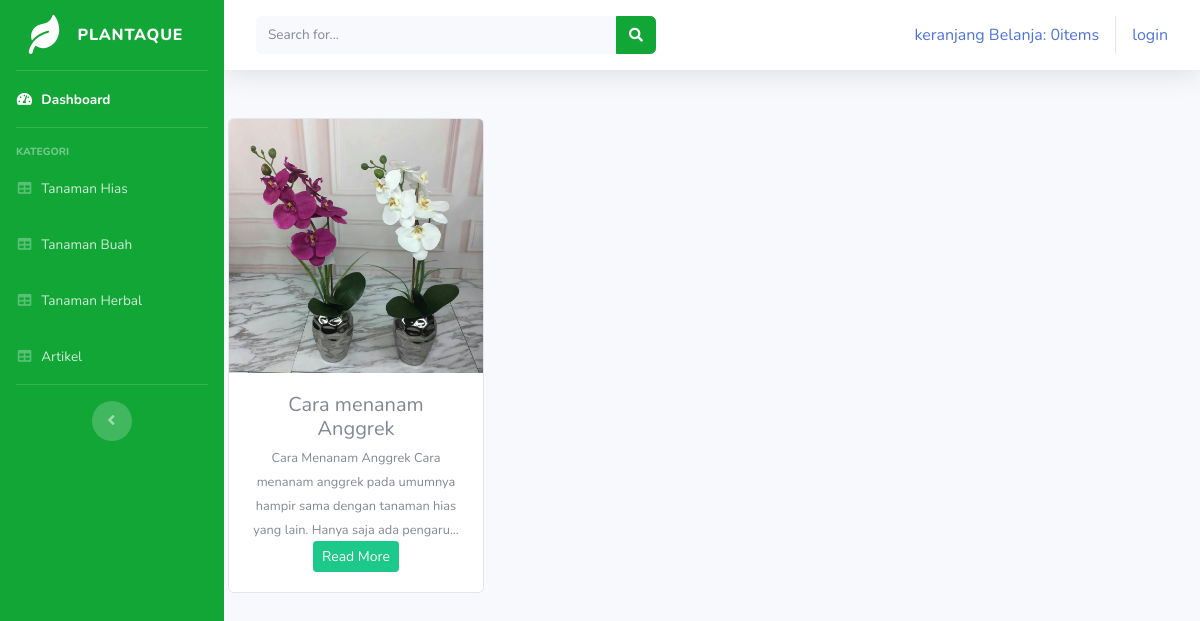
The app's page /toko_online/index.php/blogspot with its own data.
### tables this page shows
CREATE TABLE `tb_blogspot` (
  `id_deskripsi` int(11) NOT NULL,
  `nama_deskripsi` varchar(100) NOT NULL,
  `deskripsi` text NOT NULL,
  `gambar` text NOT NULL
);

### toko_online/application/controllers/blogspot.php (called while the page is built, shortened)
<?php
    class blogspot extends CI_Controller{
        public function index()
        {
        $data['blogspot'] = $this->model_blogspot->tampil_data()->result();
        $this->load->view('templates/header');
        $this->load->view('templates/sidebar');
        $this->load->view('blogspot', $data);
        $this->load->view('templates/footer');
        }
    }
?>

### toko_online/index.php (called while the page is built, shortened)
<?php
require_once BASEPATH.'core/CodeIgniter.php';

### toko_online/application/models/model_blogspot.php (called while the page is built, shortened)
<?php
class Model_blogspot extends CI_model{
    public function tampil_data()
    {
        return $this->db->get('tb_blogspot');
    }
}
?>

### toko_online/application/views/blogspot.php (the view, shortened to what this page needs)
  <div class="row text-center">
    <?php foreach ($blogspot as $blog) : ?>
    <div class="card ml-3 mt-4" style="width: 16rem;">
      <img src="<?php echo base_url().'/uploads/'.$blog->gambar ?>" class="card-img-top" alt="...">
      <div class="card-body">
        <h5 class="card-title mb-1"><?php echo $blog->nama_deskripsi ?></h5>
        <small><?php echo substr($blog->deskripsi, 0, 120)  ?>...</small>
        <?php echo anchor('blogspot/detail_blogspot/'.$blog->id_deskripsi,
        '<div class="btn btn-sm btn-success">Read More</div>') ?>
        </div>
    </div>
    <?php endforeach; ?>
  </div>
</div>

### records on screen
tb_blogspot: gambar (picture), nama_deskripsi "Cara menanam Anggrek", deskripsi "Cara Menanam Anggrek Cara menanam anggrek pada umumnya hampir sama dengan tanaman hias yang lain. Hanya saja ada pengaru", id_deskripsi "Read More"

### other values on screen
anchor('dashboard/detail_keranjang', $keranjang) "keranjang Belanja: 0items"
anchor('auth/login', 'login') "login"
